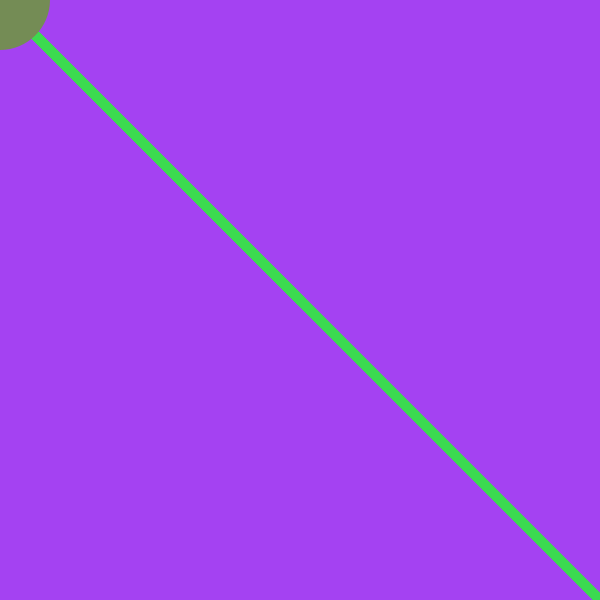
Frame 1 (no input)
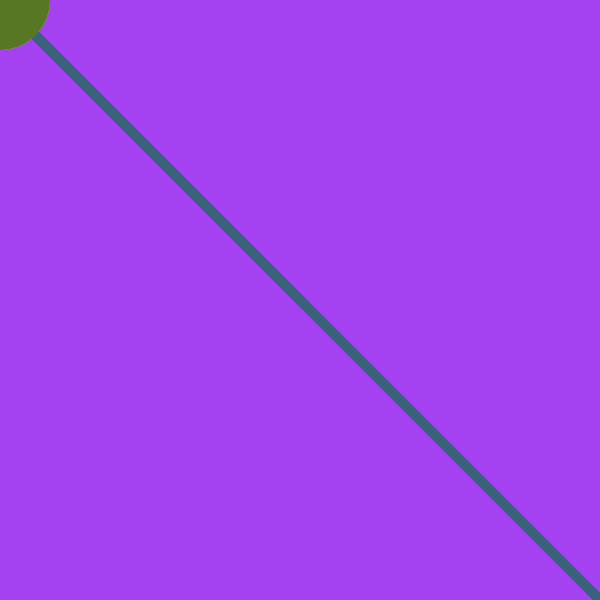
Frame 60 (the mouse pressed at the canvas centre just before this capture)
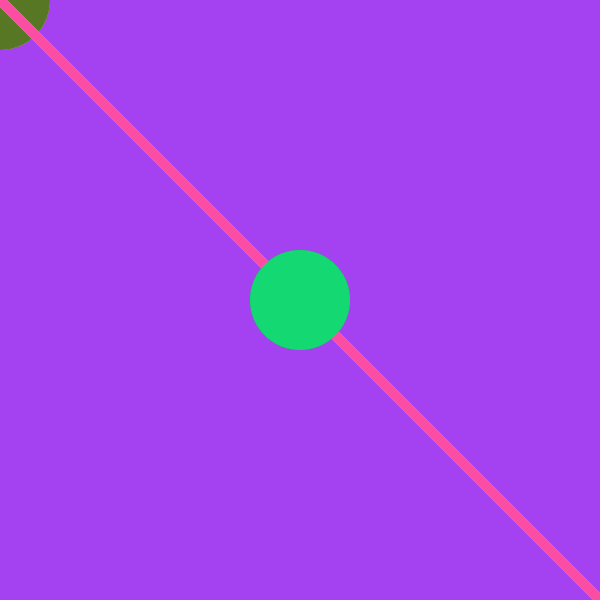
Frame 120 (the mouse held since frame 60 and released just before this capture)

The Processing sketch that drew these frames (run headless with seeded random() and noise(); from frame 60 on, the mouse is pressed at the canvas centre):

// Processing sketch: processing_158547
// ── processing_158547.pde

int perro=0;
void setup(){
size(600,600);
background(random(255),random(255),random(255));
}

void draw(){
  perro=perro+10;
  stroke(random(255),random(255),random(255));
  strokeWeight(10);
  line (perro,perro,width,height);
  line(mouseX,mouseY,width,height);
  fill(random(255),random(255),random(255));
  line(mouseY,mouseX,width/2,height/2);
    line(mouseY,mouseX,0,0);
  noStroke();
  ellipse(mouseY,mouseX,100,100);
}
